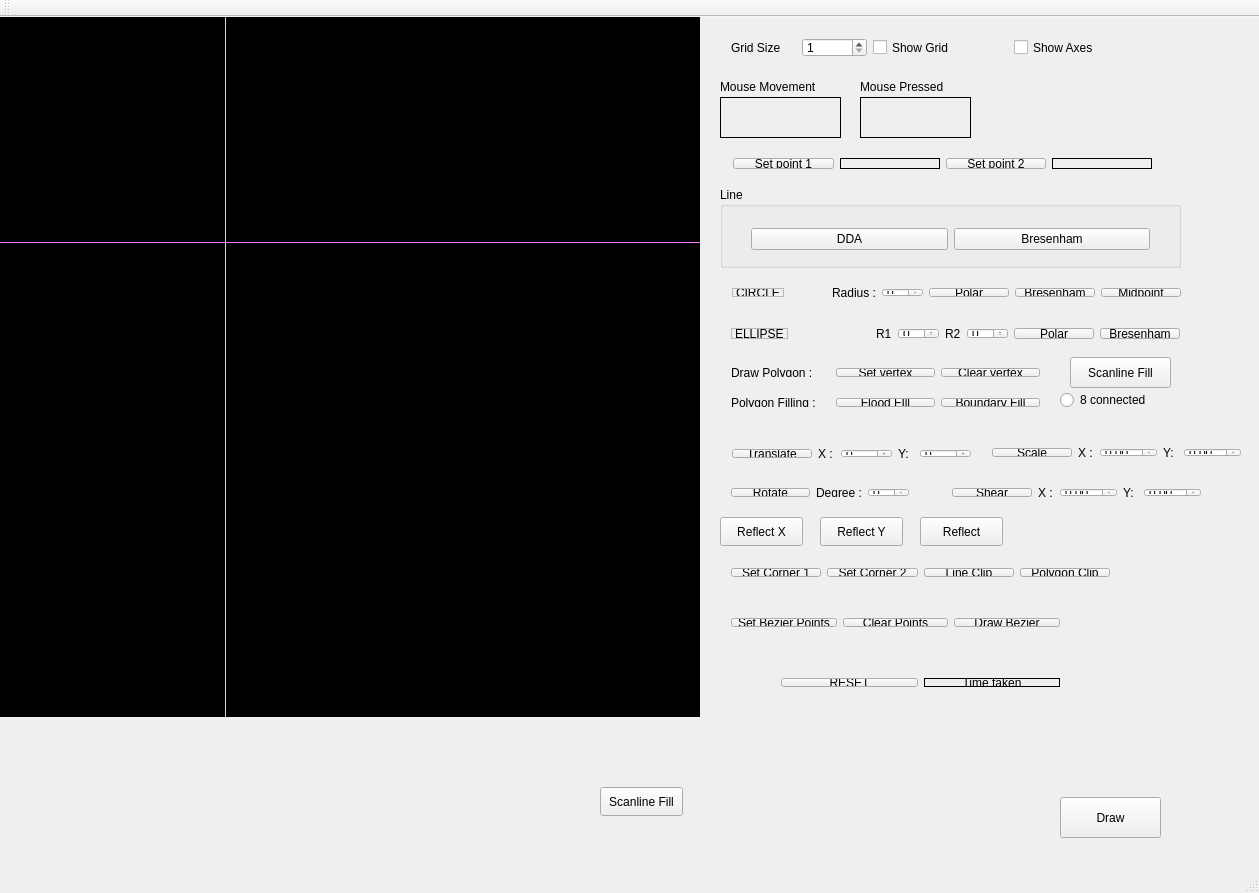
<?xml version="1.0" encoding="UTF-8"?>
<ui version="4.0">
 <class>MainWindow</class>
 <widget class="QMainWindow" name="MainWindow">
  <property name="geometry">
   <rect>
    <x>0</x>
    <y>0</y>
    <width>1259</width>
    <height>893</height>
   </rect>
  </property>
  <property name="windowTitle">
   <string>MainWindow</string>
  </property>
  <widget class="QWidget" name="centralWidget">
   <widget class="my_label" name="frame">
    <property name="geometry">
     <rect>
      <x>0</x>
      <y>0</y>
      <width>700</width>
      <height>700</height>
     </rect>
    </property>
    <property name="cursor">
     <cursorShape>CrossCursor</cursorShape>
    </property>
    <property name="mouseTracking">
     <bool>true</bool>
    </property>
    <property name="styleSheet">
     <string notr="true">background-color: rgb(0, 0, 0);</string>
    </property>
    <property name="frameShape">
     <enum>QFrame::Box</enum>
    </property>
    <property name="lineWidth">
     <number>1</number>
    </property>
    <property name="text">
     <string/>
    </property>
   </widget>
   <widget class="QLabel" name="mouse_movement">
    <property name="geometry">
     <rect>
      <x>720</x>
      <y>80</y>
      <width>121</width>
      <height>41</height>
     </rect>
    </property>
    <property name="frameShape">
     <enum>QFrame::Panel</enum>
    </property>
    <property name="text">
     <string/>
    </property>
    <property name="alignment">
     <set>Qt::AlignCenter</set>
    </property>
   </widget>
   <widget class="QLabel" name="label_3">
    <property name="geometry">
     <rect>
      <x>720</x>
      <y>60</y>
      <width>121</width>
      <height>20</height>
     </rect>
    </property>
    <property name="text">
     <string>Mouse Movement</string>
    </property>
   </widget>
   <widget class="QLabel" name="mouse_pressed">
    <property name="geometry">
     <rect>
      <x>860</x>
      <y>80</y>
      <width>111</width>
      <height>41</height>
     </rect>
    </property>
    <property name="frameShape">
     <enum>QFrame::Panel</enum>
    </property>
    <property name="text">
     <string/>
    </property>
    <property name="alignment">
     <set>Qt::AlignCenter</set>
    </property>
   </widget>
   <widget class="QLabel" name="label_5">
    <property name="geometry">
     <rect>
      <x>860</x>
      <y>60</y>
      <width>111</width>
      <height>20</height>
     </rect>
    </property>
    <property name="text">
     <string>Mouse Pressed</string>
    </property>
   </widget>
   <widget class="Line" name="x_axis">
    <property name="geometry">
     <rect>
      <x>0</x>
      <y>225</y>
      <width>700</width>
      <height>1</height>
     </rect>
    </property>
    <property name="styleSheet">
     <string notr="true">background-color: rgb(255, 85, 255);</string>
    </property>
    <property name="orientation">
     <enum>Qt::Horizontal</enum>
    </property>
   </widget>
   <widget class="Line" name="y_axis">
    <property name="geometry">
     <rect>
      <x>225</x>
      <y>0</y>
      <width>1</width>
      <height>700</height>
     </rect>
    </property>
    <property name="styleSheet">
     <string notr="true">
background-color: rgb(85, 255, 255);</string>
    </property>
    <property name="orientation">
     <enum>Qt::Vertical</enum>
    </property>
   </widget>
   <widget class="QPushButton" name="Draw">
    <property name="geometry">
     <rect>
      <x>1060</x>
      <y>780</y>
      <width>101</width>
      <height>41</height>
     </rect>
    </property>
    <property name="text">
     <string>Draw</string>
    </property>
   </widget>
   <widget class="QGroupBox" name="groupBox_2">
    <property name="geometry">
     <rect>
      <x>720</x>
      <y>170</y>
      <width>461</width>
      <height>81</height>
     </rect>
    </property>
    <property name="title">
     <string>Line</string>
    </property>
    <widget class="QWidget" name="layoutWidget">
     <property name="geometry">
      <rect>
       <x>20</x>
       <y>30</y>
       <width>421</width>
       <height>45</height>
      </rect>
     </property>
     <layout class="QHBoxLayout" name="horizontalLayout_4">
      <item>
       <widget class="QPushButton" name="dda_l">
        <property name="text">
         <string>DDA</string>
        </property>
       </widget>
      </item>
      <item>
       <widget class="QPushButton" name="bresline_button">
        <property name="text">
         <string>Bresenham</string>
        </property>
       </widget>
      </item>
     </layout>
    </widget>
   </widget>
   <widget class="QWidget" name="layoutWidget">
    <property name="geometry">
     <rect>
      <x>720</x>
      <y>10</y>
      <width>441</width>
      <height>41</height>
     </rect>
    </property>
    <layout class="QHBoxLayout" name="horizontalLayout_8">
     <item>
      <layout class="QHBoxLayout" name="horizontalLayout">
       <item>
        <widget class="QLabel" name="label">
         <property name="text">
          <string>Grid Size</string>
         </property>
        </widget>
       </item>
       <item>
        <widget class="QSpinBox" name="grid_spin_box">
         <property name="minimum">
          <number>1</number>
         </property>
         <property name="maximum">
          <number>350</number>
         </property>
        </widget>
       </item>
      </layout>
     </item>
     <item>
      <widget class="QCheckBox" name="checkBox">
       <property name="text">
        <string>Show Grid</string>
       </property>
      </widget>
     </item>
     <item>
      <widget class="QCheckBox" name="show_axes">
       <property name="text">
        <string>Show Axes</string>
       </property>
      </widget>
     </item>
    </layout>
   </widget>
   <widget class="QWidget" name="layoutWidget">
    <property name="geometry">
     <rect>
      <x>722</x>
      <y>130</y>
      <width>441</width>
      <height>33</height>
     </rect>
    </property>
    <layout class="QHBoxLayout" name="horizontalLayout_5">
     <item>
      <layout class="QHBoxLayout" name="horizontalLayout_3">
       <item>
        <widget class="QPushButton" name="set_point1">
         <property name="text">
          <string>Set point 1</string>
         </property>
        </widget>
       </item>
       <item>
        <widget class="QLabel" name="p1_label">
         <property name="frameShape">
          <enum>QFrame::Panel</enum>
         </property>
         <property name="text">
          <string/>
         </property>
         <property name="alignment">
          <set>Qt::AlignCenter</set>
         </property>
        </widget>
       </item>
      </layout>
     </item>
     <item>
      <layout class="QHBoxLayout" name="horizontalLayout_2">
       <item>
        <widget class="QPushButton" name="set_point2">
         <property name="text">
          <string>Set point 2</string>
         </property>
        </widget>
       </item>
       <item>
        <widget class="QLabel" name="p2_label">
         <property name="frameShape">
          <enum>QFrame::Panel</enum>
         </property>
         <property name="text">
          <string/>
         </property>
         <property name="alignment">
          <set>Qt::AlignCenter</set>
         </property>
        </widget>
       </item>
      </layout>
     </item>
    </layout>
   </widget>
   <widget class="QWidget" name="layoutWidget">
    <property name="geometry">
     <rect>
      <x>770</x>
      <y>650</y>
      <width>301</width>
      <height>31</height>
     </rect>
    </property>
    <layout class="QHBoxLayout" name="horizontalLayout_11">
     <item>
      <widget class="QPushButton" name="pushButton">
       <property name="text">
        <string>RESET</string>
       </property>
      </widget>
     </item>
     <item>
      <widget class="QLabel" name="dda_time">
       <property name="frameShape">
        <enum>QFrame::Panel</enum>
       </property>
       <property name="text">
        <string>Time taken</string>
       </property>
       <property name="alignment">
        <set>Qt::AlignCenter</set>
       </property>
      </widget>
     </item>
    </layout>
   </widget>
   <widget class="QWidget" name="layoutWidget">
    <property name="geometry">
     <rect>
      <x>720</x>
      <y>340</y>
      <width>331</width>
      <height>31</height>
     </rect>
    </property>
    <layout class="QHBoxLayout" name="horizontalLayout_12">
     <item>
      <widget class="QLabel" name="label_9">
       <property name="text">
        <string>Draw Polygon :</string>
       </property>
      </widget>
     </item>
     <item>
      <widget class="QPushButton" name="set_vertex">
       <property name="text">
        <string>Set vertex</string>
       </property>
      </widget>
     </item>
     <item>
      <widget class="QPushButton" name="clear_vertex">
       <property name="text">
        <string>Clear vertex</string>
       </property>
      </widget>
     </item>
    </layout>
   </widget>
   <widget class="QWidget" name="layoutWidget">
    <property name="geometry">
     <rect>
      <x>720</x>
      <y>370</y>
      <width>331</width>
      <height>31</height>
     </rect>
    </property>
    <layout class="QHBoxLayout" name="horizontalLayout_13">
     <item>
      <widget class="QLabel" name="label_10">
       <property name="text">
        <string>Polygon Filling :</string>
       </property>
      </widget>
     </item>
     <item>
      <widget class="QPushButton" name="floodfill">
       <property name="text">
        <string>Flood FIll</string>
       </property>
      </widget>
     </item>
     <item>
      <widget class="QPushButton" name="boundary_fill">
       <property name="text">
        <string>Boundary Fill</string>
       </property>
      </widget>
     </item>
    </layout>
   </widget>
   <widget class="QRadioButton" name="connected8_radio">
    <property name="geometry">
     <rect>
      <x>1060</x>
      <y>370</y>
      <width>112</width>
      <height>26</height>
     </rect>
    </property>
    <property name="text">
     <string>8 connected</string>
    </property>
   </widget>
   <widget class="QPushButton" name="scanlinefill">
    <property name="geometry">
     <rect>
      <x>600</x>
      <y>770</y>
      <width>83</width>
      <height>29</height>
     </rect>
    </property>
    <property name="text">
     <string>Scanline Fill</string>
    </property>
   </widget>
   <widget class="QPushButton" name="do_reflectx">
    <property name="geometry">
     <rect>
      <x>720</x>
      <y>500</y>
      <width>83</width>
      <height>29</height>
     </rect>
    </property>
    <property name="text">
     <string>Reflect X</string>
    </property>
   </widget>
   <widget class="QPushButton" name="do_reflecty">
    <property name="geometry">
     <rect>
      <x>820</x>
      <y>500</y>
      <width>83</width>
      <height>29</height>
     </rect>
    </property>
    <property name="text">
     <string>Reflect Y</string>
    </property>
   </widget>
   <widget class="QPushButton" name="reflection">
    <property name="geometry">
     <rect>
      <x>920</x>
      <y>500</y>
      <width>83</width>
      <height>29</height>
     </rect>
    </property>
    <property name="text">
     <string>Reflect</string>
    </property>
   </widget>
   <widget class="QWidget" name="layoutWidget">
    <property name="geometry">
     <rect>
      <x>720</x>
      <y>460</y>
      <width>200</width>
      <height>31</height>
     </rect>
    </property>
    <layout class="QHBoxLayout" name="horizontalLayout_16">
     <item>
      <widget class="QPushButton" name="do_rotate">
       <property name="text">
        <string>Rotate</string>
       </property>
      </widget>
     </item>
     <item>
      <widget class="QLabel" name="label_17">
       <property name="text">
        <string>Degree :</string>
       </property>
      </widget>
     </item>
     <item>
      <widget class="QSpinBox" name="rotate_deg"/>
     </item>
    </layout>
   </widget>
   <widget class="QWidget" name="layoutWidget">
    <property name="geometry">
     <rect>
      <x>721</x>
      <y>421</y>
      <width>261</width>
      <height>31</height>
     </rect>
    </property>
    <layout class="QHBoxLayout" name="horizontalLayout_14">
     <item>
      <widget class="QPushButton" name="do_translate">
       <property name="text">
        <string>Translate</string>
       </property>
      </widget>
     </item>
     <item>
      <widget class="QLabel" name="label_11">
       <property name="text">
        <string>X :</string>
       </property>
      </widget>
     </item>
     <item>
      <widget class="QSpinBox" name="translate_x">
       <property name="minimum">
        <number>-100</number>
       </property>
       <property name="maximum">
        <number>100</number>
       </property>
      </widget>
     </item>
     <item>
      <widget class="QLabel" name="label_12">
       <property name="text">
        <string>Y:</string>
       </property>
      </widget>
     </item>
     <item>
      <widget class="QSpinBox" name="translate_y">
       <property name="minimum">
        <number>-100</number>
       </property>
       <property name="maximum">
        <number>100</number>
       </property>
      </widget>
     </item>
    </layout>
   </widget>
   <widget class="QWidget" name="layoutWidget">
    <property name="geometry">
     <rect>
      <x>981</x>
      <y>420</y>
      <width>271</width>
      <height>31</height>
     </rect>
    </property>
    <layout class="QHBoxLayout" name="horizontalLayout_15">
     <item>
      <widget class="QPushButton" name="do_scale">
       <property name="text">
        <string>Scale</string>
       </property>
      </widget>
     </item>
     <item>
      <widget class="QLabel" name="label_15">
       <property name="text">
        <string>X :</string>
       </property>
      </widget>
     </item>
     <item>
      <widget class="QDoubleSpinBox" name="scale_x"/>
     </item>
     <item>
      <widget class="QLabel" name="label_16">
       <property name="text">
        <string>Y:</string>
       </property>
      </widget>
     </item>
     <item>
      <widget class="QDoubleSpinBox" name="scale_y"/>
     </item>
    </layout>
   </widget>
   <widget class="QWidget" name="layoutWidget">
    <property name="geometry">
     <rect>
      <x>721</x>
      <y>260</y>
      <width>471</width>
      <height>31</height>
     </rect>
    </property>
    <layout class="QHBoxLayout" name="horizontalLayout_6">
     <item>
      <widget class="QLabel" name="label_7">
       <property name="frameShape">
        <enum>QFrame::StyledPanel</enum>
       </property>
       <property name="text">
        <string>CIRCLE</string>
       </property>
      </widget>
     </item>
     <item>
      <spacer name="horizontalSpacer">
       <property name="orientation">
        <enum>Qt::Horizontal</enum>
       </property>
       <property name="sizeHint" stdset="0">
        <size>
         <width>40</width>
         <height>20</height>
        </size>
       </property>
      </spacer>
     </item>
     <item>
      <widget class="QLabel" name="label_2">
       <property name="text">
        <string>Radius :</string>
       </property>
      </widget>
     </item>
     <item>
      <widget class="QSpinBox" name="circle_radius"/>
     </item>
     <item>
      <widget class="QPushButton" name="draw_polar_circle">
       <property name="text">
        <string>Polar</string>
       </property>
      </widget>
     </item>
     <item>
      <widget class="QPushButton" name="draw_bres_circle">
       <property name="text">
        <string>Bresenham</string>
       </property>
      </widget>
     </item>
     <item>
      <widget class="QPushButton" name="draw_mp_circle">
       <property name="text">
        <string>Midpoint</string>
       </property>
      </widget>
     </item>
    </layout>
   </widget>
   <widget class="QWidget" name="layoutWidget">
    <property name="geometry">
     <rect>
      <x>720</x>
      <y>300</y>
      <width>471</width>
      <height>33</height>
     </rect>
    </property>
    <layout class="QHBoxLayout" name="horizontalLayout_9">
     <item>
      <widget class="QLabel" name="label_8">
       <property name="frameShape">
        <enum>QFrame::StyledPanel</enum>
       </property>
       <property name="text">
        <string>ELLIPSE</string>
       </property>
      </widget>
     </item>
     <item>
      <spacer name="horizontalSpacer_2">
       <property name="orientation">
        <enum>Qt::Horizontal</enum>
       </property>
       <property name="sizeHint" stdset="0">
        <size>
         <width>40</width>
         <height>20</height>
        </size>
       </property>
      </spacer>
     </item>
     <item>
      <layout class="QHBoxLayout" name="horizontalLayout_7">
       <item>
        <widget class="QLabel" name="label_4">
         <property name="text">
          <string>R1</string>
         </property>
        </widget>
       </item>
       <item>
        <widget class="QSpinBox" name="ellipse_r1"/>
       </item>
       <item>
        <widget class="QLabel" name="label_6">
         <property name="text">
          <string>R2</string>
         </property>
        </widget>
       </item>
       <item>
        <widget class="QSpinBox" name="ellipse_r2"/>
       </item>
       <item>
        <widget class="QPushButton" name="draw_polar_ellipse">
         <property name="text">
          <string>Polar</string>
         </property>
        </widget>
       </item>
       <item>
        <widget class="QPushButton" name="draw_bres_ellipse">
         <property name="text">
          <string>Bresenham</string>
         </property>
        </widget>
       </item>
      </layout>
     </item>
    </layout>
   </widget>
   <widget class="QWidget" name="layoutWidget">
    <property name="geometry">
     <rect>
      <x>720</x>
      <y>540</y>
      <width>401</width>
      <height>31</height>
     </rect>
    </property>
    <layout class="QHBoxLayout" name="horizontalLayout_10">
     <item>
      <widget class="QPushButton" name="setcorner1">
       <property name="text">
        <string>Set Corner 1</string>
       </property>
      </widget>
     </item>
     <item>
      <widget class="QPushButton" name="setcorner2">
       <property name="text">
        <string>Set Corner 2</string>
       </property>
      </widget>
     </item>
     <item>
      <widget class="QPushButton" name="lineclipping">
       <property name="text">
        <string>Line Clip</string>
       </property>
      </widget>
     </item>
     <item>
      <widget class="QPushButton" name="polygonclipping">
       <property name="text">
        <string>Polygon Clip</string>
       </property>
      </widget>
     </item>
    </layout>
   </widget>
   <widget class="QWidget" name="layoutWidget">
    <property name="geometry">
     <rect>
      <x>941</x>
      <y>460</y>
      <width>271</width>
      <height>31</height>
     </rect>
    </property>
    <layout class="QHBoxLayout" name="horizontalLayout_17">
     <item>
      <widget class="QPushButton" name="do_shear">
       <property name="text">
        <string>Shear</string>
       </property>
      </widget>
     </item>
     <item>
      <widget class="QLabel" name="label_18">
       <property name="text">
        <string>X :</string>
       </property>
      </widget>
     </item>
     <item>
      <widget class="QDoubleSpinBox" name="shear_x"/>
     </item>
     <item>
      <widget class="QLabel" name="label_19">
       <property name="text">
        <string>Y:</string>
       </property>
      </widget>
     </item>
     <item>
      <widget class="QDoubleSpinBox" name="shear_y"/>
     </item>
    </layout>
   </widget>
   <widget class="QWidget" name="layoutWidget">
    <property name="geometry">
     <rect>
      <x>720</x>
      <y>590</y>
      <width>351</width>
      <height>31</height>
     </rect>
    </property>
    <layout class="QHBoxLayout" name="horizontalLayout_18">
     <item>
      <widget class="QPushButton" name="setbezpoint">
       <property name="text">
        <string>Set Bezier Points</string>
       </property>
      </widget>
     </item>
     <item>
      <widget class="QPushButton" name="clearbezpoint">
       <property name="text">
        <string>Clear Points</string>
       </property>
      </widget>
     </item>
     <item>
      <widget class="QPushButton" name="drawBezierCurve">
       <property name="text">
        <string>Draw Bezier</string>
       </property>
      </widget>
     </item>
    </layout>
   </widget>
   <widget class="QPushButton" name="scanlinefill_2">
    <property name="geometry">
     <rect>
      <x>1070</x>
      <y>340</y>
      <width>101</width>
      <height>31</height>
     </rect>
    </property>
    <property name="text">
     <string>Scanline Fill</string>
    </property>
   </widget>
  </widget>
  <widget class="QMenuBar" name="menuBar">
   <property name="geometry">
    <rect>
     <x>0</x>
     <y>0</y>
     <width>1259</width>
     <height>25</height>
    </rect>
   </property>
  </widget>
  <widget class="QToolBar" name="mainToolBar">
   <attribute name="toolBarArea">
    <enum>TopToolBarArea</enum>
   </attribute>
   <attribute name="toolBarBreak">
    <bool>false</bool>
   </attribute>
  </widget>
  <widget class="QStatusBar" name="statusBar"/>
 </widget>
 <layoutdefault spacing="6" margin="11"/>
 <customwidgets>
  <customwidget>
   <class>my_label</class>
   <extends>QLabel</extends>
   <header location="global">my_label.h</header>
  </customwidget>
 </customwidgets>
 <resources/>
 <connections/>
</ui>
